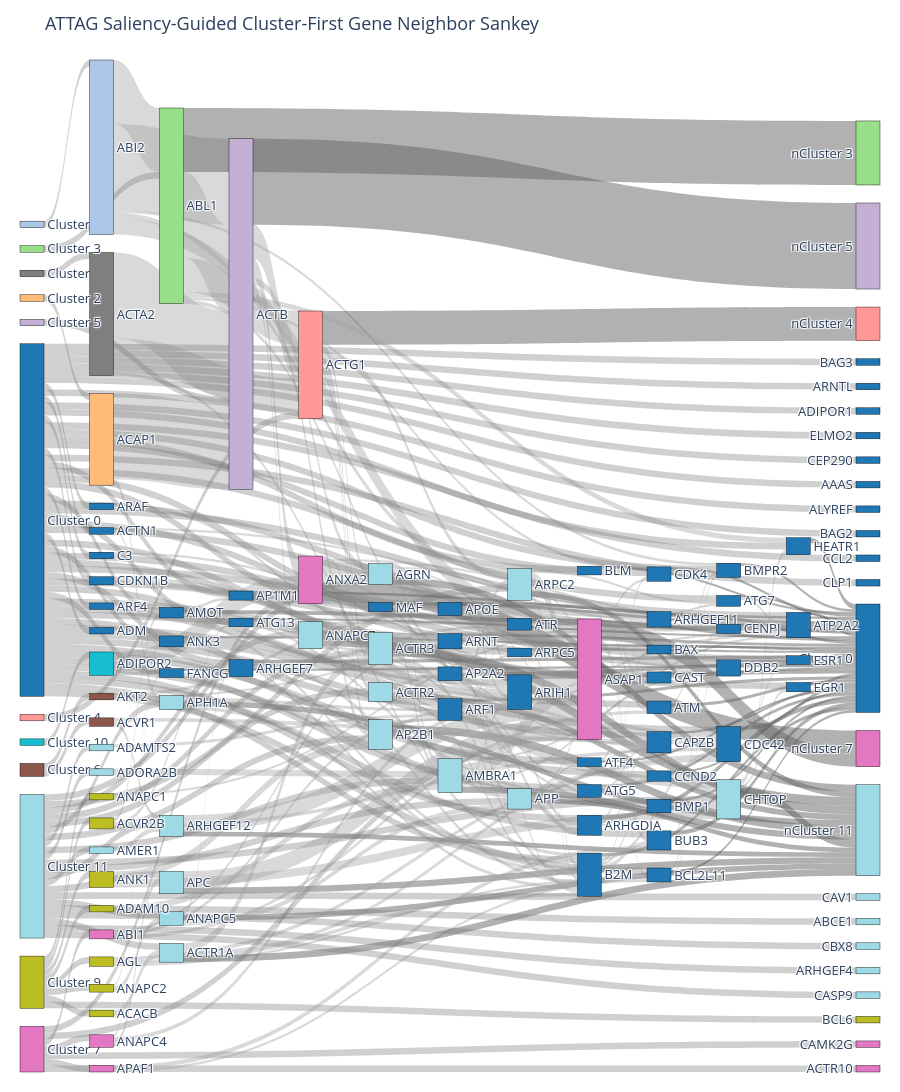

The notebook cell this image was saved under:
### Markdown cell above
## 16. Build a cluster-first multilevel Sankey for ATTAG

The Sankey follows the requested biological structure:

**Cluster → salient gene → high-relevance neighbor → neighbor cluster**.

Only originally labeled genes or external candidates are used for visualization; external membership is not treated as ground truth. Clusters are derived reproducibly from saliency vectors using KMeans. The figure is exported as both interactive HTML and PNG when Kaleido is available.

### Code cell
def hex_to_rgba(hex_color, alpha=0.45):
    h = hex_color.lstrip("#")
    r, g, b = int(h[0:2], 16), int(h[2:4], 16), int(h[4:6], 16)
    return f"rgba({r},{g},{b},{alpha})"


def build_clusterfirst_sankey(
    graph,
    node_names,
    relevance_scores,
    output_dir,
    top_genes=100,
    top_neighbors=5,
    n_clusters=12,
):
    os.makedirs(output_dir, exist_ok=True)

    rel = relevance_scores.numpy() if torch.is_tensor(relevance_scores) else np.asarray(relevance_scores)
    gene_score = rel.sum(axis=1)
    top_idx = np.argsort(-gene_score)[:min(top_genes, len(node_names))]

    # KMeans requires at least n_clusters samples.
    k = min(n_clusters, len(top_idx))
    km = KMeans(n_clusters=k, random_state=SEED, n_init=10)
    cluster_labels = km.fit_predict(rel[top_idx])
    idx_to_cluster = {int(idx): int(c) for idx, c in zip(top_idx, cluster_labels)}

    palette = plt.cm.tab20(np.linspace(0, 1, max(k, 1)))
    cluster_colors = {}
    for c in range(k):
        rgb = tuple(int(v * 255) for v in palette[c][:3])
        cluster_colors[c] = f"rgb{rgb}"

    label_to_idx = {}
    labels = []
    colors = []
    sources, targets, values, link_colors = [], [], [], []
    seen_edges = set()

    def add_node(label, color):
        if label not in label_to_idx:
            label_to_idx[label] = len(labels)
            labels.append(label)
            colors.append(color)
        return label_to_idx[label]

    # Cluster -> gene -> neighbor -> neighbor cluster.
    for gene_idx in top_idx:
        gene = node_names[int(gene_idx)]
        c = idx_to_cluster[int(gene_idx)]
        c_label = f"Cluster {c}"
        c_idx = add_node(c_label, cluster_colors[c])
        g_idx = add_node(gene, cluster_colors[c])

        if (c_idx, g_idx) not in seen_edges:
            sources.append(c_idx); targets.append(g_idx); values.append(1.0)
            link_colors.append(hex_to_rgba(cluster_colors[c].replace("rgb", "").strip("()"), 0.45) if False else "rgba(120,120,120,0.35)")
            seen_edges.add((c_idx, g_idx))

        nbrs = graph.successors(int(gene_idx)).tolist()
        nbrs = [n for n in nbrs if n != gene_idx and n in idx_to_cluster]
        nbrs = sorted(nbrs, key=lambda n: gene_score[n], reverse=True)[:top_neighbors]

        for nbr in nbrs:
            nbr_name = node_names[int(nbr)]
            nbr_c = idx_to_cluster[int(nbr)]
            n_idx = add_node(nbr_name, cluster_colors[nbr_c])
            nc_label = f"nCluster {nbr_c}"
            nc_idx = add_node(nc_label, cluster_colors[nbr_c])
            w = float(max(gene_score[int(nbr)], 1e-8))

            if (g_idx, n_idx) not in seen_edges:
                sources.append(g_idx); targets.append(n_idx); values.append(w)
                link_colors.append("rgba(160,160,160,0.40)")
                seen_edges.add((g_idx, n_idx))
            if (n_idx, nc_idx) not in seen_edges:
                sources.append(n_idx); targets.append(nc_idx); values.append(w)
                link_colors.append("rgba(100,100,100,0.50)")
                seen_edges.add((n_idx, nc_idx))

    fig = go.Figure(data=[go.Sankey(
        arrangement="snap",
        node=dict(
            pad=18,
            thickness=24,
            line=dict(color="black", width=0.4),
            label=labels,
            color=colors,
        ),
        link=dict(
            source=sources,
            target=targets,
            value=values,
            color=link_colors,
        ),
    )])

    fig.update_layout(
        title="ATTAG Saliency-Guided Cluster-First Gene Neighbor Sankey",
        font_size=13,
        width=900,
        height=max(1000, 18 * len(labels)),
        margin=dict(l=20, r=20, t=60, b=20),
    )

    html_path = os.path.join(output_dir, "ATTAG_clusterfirst_multilevel_sankey.html")
    fig.write_html(html_path)
    print(f"Saved interactive Sankey: {html_path}")

    png_path = os.path.join(output_dir, "ATTAG_clusterfirst_multilevel_sankey.png")
    try:
        fig.write_image(png_path, scale=2)
        print(f"Saved Sankey PNG: {png_path}")
    except Exception as exc:
        print(f"PNG export skipped: {exc}")
        print("Install Kaleido if static Plotly export is needed: pip install kaleido")

    return fig

if ATTAG_IS_BEST_BOTH:
    sankey_fig = build_clusterfirst_sankey(
        graph_base.cpu(),
        node_names,
        relevance_scores,
        os.path.join(OUTPUT_DIR, "sankey"),
        top_genes=SANKEY_TOP_GENES,
        top_neighbors=SANKEY_TOP_NEIGHBORS,
        n_clusters=SANKEY_N_CLUSTERS,
    )
    sankey_fig.show()
else:
    print("Skipping Sankey because ATTAG is not best on both mean AUROC and mean AUPRC.")

### Figure 1 — Plotly figure (JSON) as saved in the notebook; plotly's stock layout.template omitted (floating-point values rounded to 4 significant figures; data arrays with more than 128 entries replaced by an {"elided": "..."} marker saying what was removed)
{"data": [{"arrangement": "snap", "link": {"color": {"elided": "312 str values"}, "source": {"elided": "312 int values"}, "target": {"elided": "312 int values"}, "value": {"elided": "312 float values"}}, "node": {"color": ["rgb(174, 199, 232)", "rgb(174, 199, 232)", "rgb(197, 176, 213)", "rgb(197, 176, 213)", "rgb(152, 223, 138)", "rgb(152, 223, 138)", "rgb(227, 119, 194)", "rgb(227, 119, 194)", "rgb(158, 218, 229)", "rgb(158, 218, 229)", "rgb(31, 119, 180)", "rgb(31, 119, 180)", "rgb(127, 127, 127)", "rgb(127, 127, 127)", "rgb(255, 152, 150)", "rgb(255, 152, 150)", "rgb(31, 119, 180)", "rgb(255, 187, 120)", "rgb(255, 187, 120)", "rgb(158, 218, 229)", "rgb(197, 176, 213)", "rgb(227, 119, 194)", "rgb(158, 218, 229)", "rgb(158, 218, 229)", "rgb(158, 218, 229)", "rgb(152, 223, 138)", "rgb(31, 119, 180)", "rgb(31, 119, 180)", "rgb(31, 119, 180)", "rgb(23, 190, 207)", "rgb(23, 190, 207)", "rgb(31, 119, 180)", "rgb(255, 152, 150)", "rgb(158, 218, 229)", "rgb(158, 218, 229)", "rgb(140, 86, 75)", "rgb(140, 86, 75)", "rgb(158, 218, 229)", "rgb(31, 119, 180)", "rgb(140, 86, 75)", "rgb(31, 119, 180)", "rgb(31, 119, 180)", "rgb(227, 119, 194)", "rgb(227, 119, 194)", "rgb(158, 218, 229)", "rgb(31, 119, 180)", "rgb(31, 119, 180)", "rgb(31, 119, 180)", "rgb(31, 119, 180)", "rgb(188, 189, 34)", "rgb(188, 189, 34)", "rgb(158, 218, 229)", "rgb(31, 119, 180)", "rgb(31, 119, 180)", "rgb(31, 119, 180)", "rgb(31, 119, 180)", "rgb(31, 119, 180)", "rgb(227, 119, 194)", "rgb(31, 119, 180)", "rgb(31, 119, 180)", "rgb(188, 189, 34)", "rgb(227, 119, 194)", "rgb(227, 119, 194)", "rgb(188, 189, 34)", "rgb(31, 119, 180)", "rgb(188, 189, 34)", "rgb(158, 218, 229)", "rgb(188, 189, 34)", "rgb(158, 218, 229)", "rgb(227, 119, 194)", "rgb(188, 189, 34)", "rgb(188, 189, 34)", "rgb(158, 218, 229)", "rgb(188, 189, 34)", "rgb(158, 218, 229)", "rgb(31, 119, 180)", "rgb(31, 119, 180)", "rgb(158, 218, 229)", "rgb(158, 218, 229)", "rgb(158, 218, 229)", "rgb(158, 218, 229)", "rgb(158, 218, 229)", "rgb(31, 119, 180)", "rgb(31, 119, 180)", "rgb(158, 218, 229)", "rgb(31, 119, 180)", "rgb(158, 218, 229)", "rgb(31, 119, 180)", "rgb(31, 119, 180)", "rgb(31, 119, 180)", "rgb(31, 119, 180)", "rgb(158, 218, 229)", "rgb(158, 218, 229)", "rgb(31, 119, 180)", "rgb(31, 119, 180)", "rgb(31, 119, 180)", "rgb(31, 119, 180)", "rgb(31, 119, 180)", "rgb(31, 119, 180)", "rgb(31, 119, 180)", "rgb(31, 119, 180)", "rgb(31, 119, 180)", "rgb(31, 119, 180)", "rgb(31, 119, 180)", "rgb(31, 119, 180)", "rgb(31, 119, 180)", "rgb(31, 119, 180)", "rgb(31, 119, 180)", "rgb(31, 119, 180)", "rgb(31, 119, 180)", "rgb(31, 119, 180)", "rgb(31, 119, 180)", "rgb(31, 119, 180)", "rgb(31, 119, 180)", "rgb(31, 119, 180)", "rgb(31, 119, 180)", "rgb(31, 119, 180)", "rgb(31, 119, 180)"], "label": ["Cluster 1", "ABI2", "ACTB", "nCluster 5", "ABL1", "nCluster 3", "ASAP1", "nCluster 7", "ARPC2", "nCluster 11", "BMPR2", "nCluster 0", "Cluster 8", "ACTA2", "ACTG1", "nCluster 4", "B2M", "Cluster 2", "ACAP1", "APH1A", "Cluster 5", "ANXA2", "ANAPC7", "ACTR3", "AGRN", "Cluster 3", "HEATR1", "ARIH1", "CDK4", "Cluster 10", "ADIPOR2", "ARHGEF7", "Cluster 4", "AP2B1", "ACTR2", "Cluster 6", "ACVR1", "ARHGEF12", "CDC42", "AKT2", "APOE", "ARHGEF11", "Cluster 7", "ANAPC4", "APC", "ANK3", "MAF", "BMP1", "ATP2A2", "Cluster 9", "ANAPC2", "ANAPC5", "FANCG", "BUB3", "ATM", "BCL2L11", "CAST", "ABI1", "ARF1", "ARNT", "BCL6", "CAMK2G", "ACTR10", "ACVR2B", "AMOT", "ADAM10", "AMBRA1", "ANK1", "CHTOP", "APAF1", "AGL", "ACACB", "ACTR1A", "ANAPC1", "Cluster 11", "CAPZB", "EGR1", "APP", "CAV1", "ADORA2B", "AMER1", "ABCE1", "ATR", "DDB2", "CBX8", "AP2A2", "ARHGEF4", "ATG13", "BLM", "ATG7", "Cluster 0", "ADAMTS2", "CASP9", "ARHGDIA", "ATG5", "ATF4", "BAX", "CCND2", "CENPJ", "AP1M1", "ESR1", "BAG3", "ARAF", "ARPC5", "ARNTL", "ACTN1", "ADIPOR1", "ELMO2", "C3", "CDKN1B", "CEP290", "ADM", "AAAS", "ALYREF", "BAG2", "ARF4", "CCL2", "CLP1"], "line": {"color": "black", "width": 0.4}, "pad": 18, "thickness": 24}, "type": "sankey"}], "layout": {"font": {"size": 13}, "height": 2124, "margin": {"b": 20, "l": 20, "r": 20, "t": 60}, "title": {"text": "ATTAG Saliency-Guided Cluster-First Gene Neighbor Sankey"}, "width": 900}}
